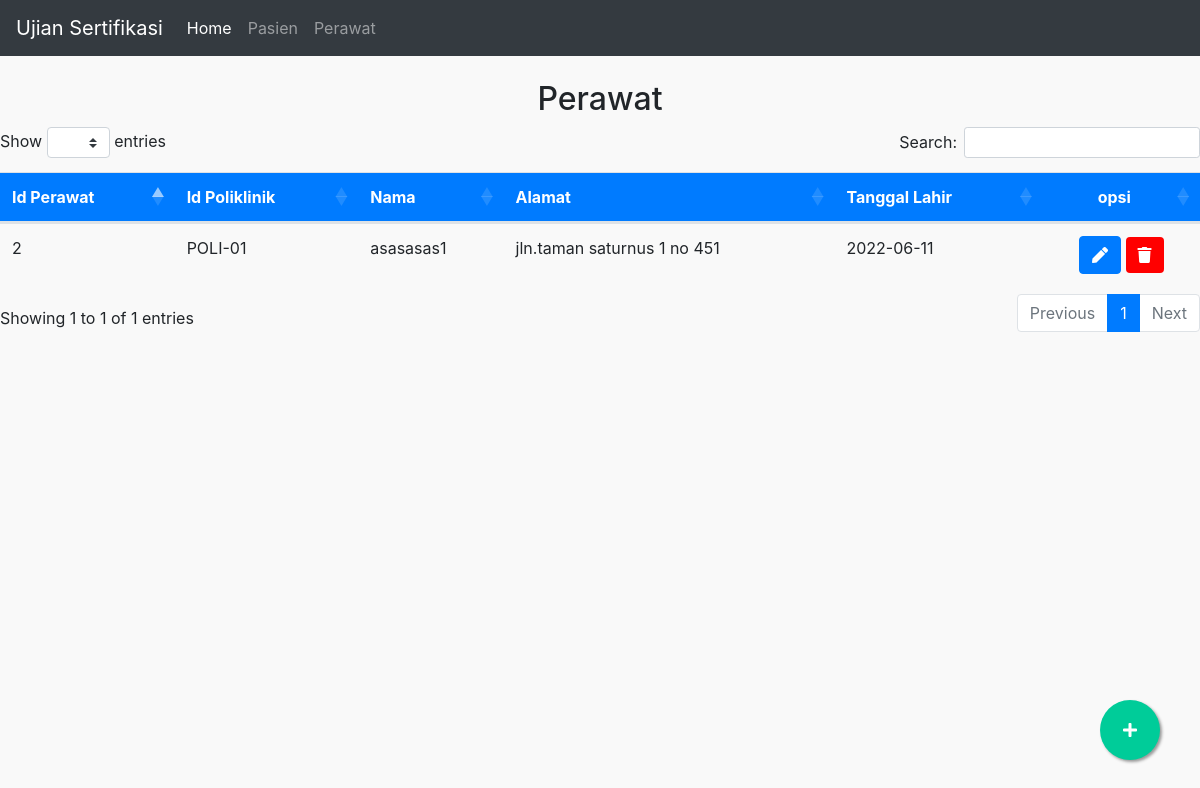
Screenshot of /Dashboard/perawat.php with the database file from the repository.
### tables this page shows
CREATE TABLE `table_perawat` (
  `id_perawat` int(11) NOT NULL,
  `id_poliklinik` varchar(7) NOT NULL,
  `nama` varchar(50) NOT NULL,
  `alamat` text NOT NULL,
  `tgl_lahir` date NOT NULL
);

### Dashboard/perawat.php (the view, shortened to what this page needs)
<!doctype html>
<html lang="en">
<head>
  <link rel="stylesheet" href="../Asset/css/base.css">
  <link rel="stylesheet" href="../Asset/css/mobile.css">
  <link rel="stylesheet" type="text/css" href="https://cdn.datatables.net/1.10.21/css/dataTables.bootstrap4.min.css" />
  <link rel="stylesheet" type="text/css" href="../Asset/SweetAlert/sweetalert2.min.css">
  <link rel="stylesheet" href="../Asset/css/bootstrap.min.css">
  <link rel="stylesheet" href="https://use.fontawesome.com/releases/v5.3.1/css/all.css">
</head>
<body style="background:#f9f9f9;">
  <nav class="navbar navbar-expand-lg navbar-dark bg-dark">
    <a class="navbar-brand" href="#">Ujian Sertifikasi</a>
    <div class="collapse navbar-collapse" id="navbarNav">
      <ul class="navbar-nav">
        <li class="nav-item active">
          <a class="nav-link" href="tindakan.php">Home </a>
        </li>
        <li class="nav-item">
          <a class="nav-link" href="pasien.php">Pasien</a>
        </li>
        <li class="nav-item">
          <a class="nav-link" href="perawat.php">Perawat<span class="sr-only">(current)</span></a>
        </li>
      </ul>
    </div>
  </nav>
  <br>
  <center><h2>Perawat</h2></center>
  <div class="col-3">
                    </div>
                  <table class="table" id="tabel-data">
                    <thead class="" style="background:#007BFF;color:#fff;">
                      <tr>
                        <th scope="col">Id Perawat</th>
                        <th scope="col">Id Poliklinik </th>
                        <th scope="col">Nama</th>
                        <th scope="col">Alamat</th>
                        <th scope="col">Tanggal Lahir</th>
                        <th scope="col">
                          <center>opsi</center>
                        </th>
                      </tr>
                    </thead>
                    <tbody>
                      <?php
                      include '../Auth/koneksi.php';
                      $perawat = mysqli_query($koneksi, "select * from table_perawat");
                      while ($row = mysqli_fetch_array($perawat)) {
                        echo "<tr class='itemperawat" . $row['id_perawat'] . "'>
                          <td>" . $row['id_perawat'] . "</td>
                          <td>" . $row['id_poliklinik'] . "</td>
                          <td>" . $row['nama'] . "</td>
                          <td>" . $row['alamat'] . "</td>
                          <td>" . $row['tgl_lahir']."</td>
                          <td>
                            <center>
                                <button class='btn btn-primary btn_edit'data-toggle='modal' data-id=".$row['id_perawat']." data-target='#edit'aria-hidden='true' type='button'><i class='fas fa-pen'></i> </button>
                                <button class='btn btn-primary btn_delete' style='background:red;border:none;' data-id=".$row['id_perawat']."> <i class='fas fa-trash'></i> </button>
                            </center>
                          </td>
                        </tr>";
                      }
                      ?>
                    </tbody>
                  </table>
    <a href="#" class="float" data-toggle="modal" data-target="#Tambah"aria-hidden="true">
      <i class="fa fa-plus my-float"></i>
    </a>
  </body>
</body>
</html>

### Asset/css/base.css (style rules this page uses)
body,html { overflow-x: hidden; }

### Dashboard/perawat.php (style rules this page uses)
.float { position:fixed; width:60px; height:60px; bottom:40px; right:40px; background-color:#0C9; color:#FFF; border-radius:50px; text-align:center; box-shadow: 2px 2px 3px #999; }
.my-float { margin-top:22px; }

### rows the page displays
table_perawat: id_perawat "2", id_poliklinik "POLI-01", nama "asasasas1", alamat "jln.taman saturnus 1 no 451", tgl_lahir "2022-06-11"
